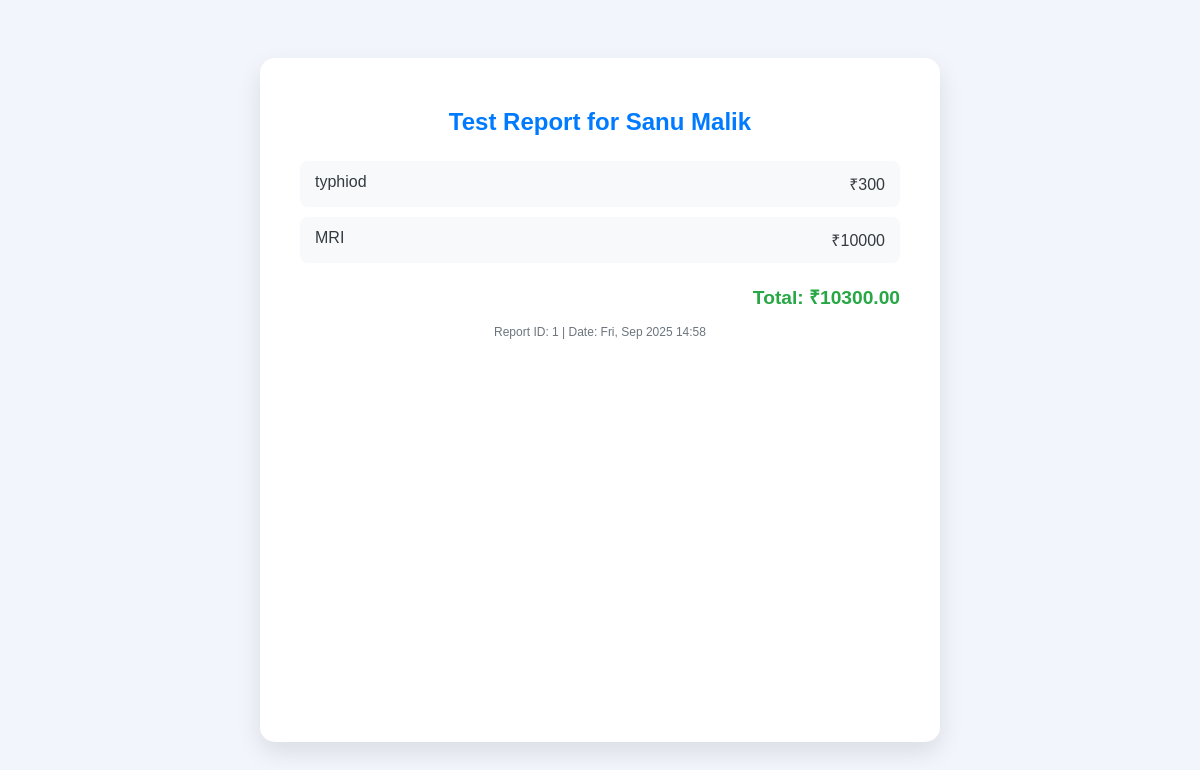
The app's page /patient/testreport (signed in) with its own data.
### Patient/models.py (models this page shows, shortened)
class PatientTestReport(models.Model):
    report_id=models.AutoField(primary_key=True)
    patient=models.ForeignKey(Register_Master,on_delete=models.CASCADE)
    tests=models.ManyToManyField(Labratory_test)
    total_price=models.DecimalField(max_digits=10, decimal_places=2)
    created_at=models.DateTimeField(auto_now_add=True)

### Register/models.py (models this page shows, shortened)
class Register_Master(models.Model):
    Reg_id=models.AutoField(primary_key=True)
    Name=models.CharField(max_length=30)
    Email=models.CharField(max_length=40,unique=True)
    Mob=models.CharField(max_length=30)
    Password=models.CharField(max_length=30)
    DOB=models.DateField(default=None)
    Gender=models.CharField(max_length=40)
    Address=models.CharField(max_length=100)
    Role_name=models.CharField(max_length=30)
    Status=models.IntegerField(default=0)

### Staff/models.py (models this page shows, shortened)
class Labratory_test(models.Model):
    test_id = models.AutoField(primary_key=True)
    test_name = models.CharField(max_length=30)
    test_Price = models.IntegerField(default=10)

### Patient/views.py (the view)
# urls.py: path("testreport", testreport, name="testreport")
def testreport(request):
    report_id=request.session.get("last_report_id")
    report=PatientTestReport.objects.get(pk=report_id)
    return render(request,"testreport.html",{
        "report":report,
        "tests":report.tests.all(),
        "total_price":report.total_price
    })

### Patient/templates/testreport.html (shortened to what this page needs)
<div class="report-box">
    <h2>Test Report for {{ report.patient.Name|title }}</h2>
    <ul>
        {% for test in tests %}
        <li>
            <span>{{ test.test_name }}</span>
            <span>₹{{ test.test_Price }}</span>
        </li>
        {% endfor %}
    </ul>
    <div class="total">Total: ₹{{ total_price }}</div>
    <p><small>Report ID: {{ report.report_id }} | Date: {{ report.created_at|date:"D, M Y H:i" }}</small></p>
</div>

### Patient/templates/testreport.html (style rules this page uses)
.report-box { background: #ffffff; max-width: 600px; width: 100%; padding: 30px 40px; border-radius: 15px; box-shadow: 0 10px 25px rgba(0,0,0,0.1); }
.report-box h2 { text-align: center; color: #007bff; margin-bottom: 25px; font-weight: 700; }
.report-box ul { list-style: none; padding: 0; margin-bottom: 20px; }
.report-box ul li { background: #f8f9fa; padding: 12px 15px; margin-bottom: 10px; border-radius: 8px; display: flex; justify-content: space-between; font-weight: 500; color: #343a40; transition: background 0.3s ease; }
.total { font-size: 1.2rem; font-weight: 700; text-align: right; margin-bottom: 15px; color: #28a745; }
.report-box p { text-align: center; color: #6c757d; font-size: 0.9rem; }

### records on screen
PatientTestReport: patient.Name "Sanu Malik", total_price "10300.00", report_id "1", created_at "Fri, Sep 2025 14:58"
Labratory_test: test_name "typhiod", test_Price "300"
Labratory_test: test_name "MRI", test_Price "10000"
